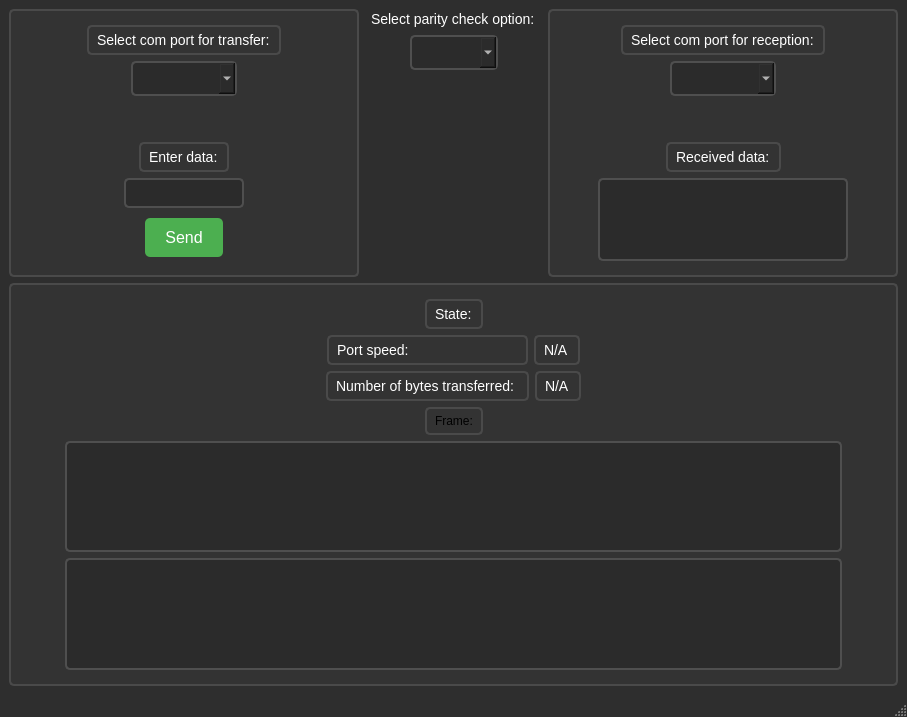
<?xml version="1.0" encoding="UTF-8"?>
<ui version="4.0">
 <class>MainWindow</class>
 <widget class="QMainWindow" name="MainWindow">
  <property name="geometry">
   <rect>
    <x>0</x>
    <y>0</y>
    <width>907</width>
    <height>717</height>
   </rect>
  </property>
  <property name="maximumSize">
   <size>
    <width>907</width>
    <height>717</height>
   </size>
  </property>
  <property name="windowTitle">
   <string>SerialPortManager</string>
  </property>
  <property name="styleSheet">
   <string notr="true">QMainWindow {
    background-color: #2E2E2E; /* Темно-серый фон для всего окна */
}</string>
  </property>
  <widget class="QWidget" name="centralwidget">
   <layout class="QVBoxLayout" name="verticalLayout_7">
    <item>
     <layout class="QHBoxLayout" name="horizontalLayout_18">
      <item>
       <widget class="QFrame" name="frame_2">
        <property name="minimumSize">
         <size>
          <width>350</width>
          <height>0</height>
         </size>
        </property>
        <property name="styleSheet">
         <string notr="true">QFrame {
    border: 2px solid #4a4a4a; /* Светло-серая рамка */
    border-radius: 5px; /* Скругленные углы */
    background-color: #333333; /* Темный фон */
    padding: 5px; /* Внутренний отступ */
}</string>
        </property>
        <layout class="QVBoxLayout" name="verticalLayout">
         <item>
          <layout class="QVBoxLayout" name="verticalLayout_4">
           <item>
            <layout class="QHBoxLayout" name="horizontalLayout_7">
             <item>
              <spacer name="horizontalSpacer_9">
               <property name="orientation">
                <enum>Qt::Orientation::Horizontal</enum>
               </property>
               <property name="sizeHint" stdset="0">
                <size>
                 <width>40</width>
                 <height>20</height>
                </size>
               </property>
              </spacer>
             </item>
             <item>
              <widget class="QLabel" name="label_2">
               <property name="styleSheet">
                <string notr="true">QLabel {
    color: #FFFFFF; /* Белый текст */
    font-size: 14px; /* Размер шрифта */
}</string>
               </property>
               <property name="text">
                <string>Select com port for transfer:</string>
               </property>
              </widget>
             </item>
             <item>
              <spacer name="horizontalSpacer_10">
               <property name="orientation">
                <enum>Qt::Orientation::Horizontal</enum>
               </property>
               <property name="sizeHint" stdset="0">
                <size>
                 <width>40</width>
                 <height>20</height>
                </size>
               </property>
              </spacer>
             </item>
            </layout>
           </item>
           <item>
            <layout class="QHBoxLayout" name="horizontalLayout_3">
             <item>
              <spacer name="horizontalSpacer">
               <property name="orientation">
                <enum>Qt::Orientation::Horizontal</enum>
               </property>
               <property name="sizeHint" stdset="0">
                <size>
                 <width>40</width>
                 <height>20</height>
                </size>
               </property>
              </spacer>
             </item>
             <item>
              <widget class="QComboBox" name="portSelector1">
               <property name="sizePolicy">
                <sizepolicy hsizetype="Expanding" vsizetype="Fixed">
                 <horstretch>0</horstretch>
                 <verstretch>0</verstretch>
                </sizepolicy>
               </property>
               <property name="styleSheet">
                <string notr="true">QComboBox {
    background-color: #2B2B2B; /* Темный фон */
    border: 2px solid #4F4F4F; /* Светло-серая рамка с толщиной 2px */
    border-radius: 5px; /* Скругленные углы */
    padding: 5px; /* Внутренние отступы */
	color: #FFFFFF; /* Белый текст */
    font-size: 16px;
}
</string>
               </property>
              </widget>
             </item>
             <item>
              <spacer name="horizontalSpacer_2">
               <property name="orientation">
                <enum>Qt::Orientation::Horizontal</enum>
               </property>
               <property name="sizeHint" stdset="0">
                <size>
                 <width>40</width>
                 <height>20</height>
                </size>
               </property>
              </spacer>
             </item>
            </layout>
           </item>
          </layout>
         </item>
         <item>
          <spacer name="verticalSpacer_4">
           <property name="orientation">
            <enum>Qt::Orientation::Vertical</enum>
           </property>
           <property name="sizeType">
            <enum>QSizePolicy::Policy::Minimum</enum>
           </property>
           <property name="sizeHint" stdset="0">
            <size>
             <width>20</width>
             <height>40</height>
            </size>
           </property>
          </spacer>
         </item>
         <item>
          <layout class="QHBoxLayout" name="horizontalLayout_6">
           <item>
            <spacer name="horizontalSpacer_7">
             <property name="orientation">
              <enum>Qt::Orientation::Horizontal</enum>
             </property>
             <property name="sizeHint" stdset="0">
              <size>
               <width>40</width>
               <height>20</height>
              </size>
             </property>
            </spacer>
           </item>
           <item>
            <widget class="QLabel" name="label">
             <property name="styleSheet">
              <string notr="true">QLabel {
    color: #FFFFFF; /* Белый текст */
    font-size: 14px; /* Размер шрифта */
}</string>
             </property>
             <property name="text">
              <string>Enter data:</string>
             </property>
            </widget>
           </item>
           <item>
            <spacer name="horizontalSpacer_8">
             <property name="orientation">
              <enum>Qt::Orientation::Horizontal</enum>
             </property>
             <property name="sizeHint" stdset="0">
              <size>
               <width>40</width>
               <height>20</height>
              </size>
             </property>
            </spacer>
           </item>
          </layout>
         </item>
         <item>
          <layout class="QHBoxLayout" name="horizontalLayout_4">
           <item>
            <spacer name="horizontalSpacer_3">
             <property name="orientation">
              <enum>Qt::Orientation::Horizontal</enum>
             </property>
             <property name="sizeHint" stdset="0">
              <size>
               <width>40</width>
               <height>20</height>
              </size>
             </property>
            </spacer>
           </item>
           <item>
            <widget class="QLineEdit" name="inputField">
             <property name="styleSheet">
              <string notr="true">QLineEdit {
    background-color: #2B2B2B; /* Темный фон */
    color: #FFFFFF; /* Белый текст */
    border: 2px solid #4F4F4F; /* Светло-серая рамка с толщиной 2px */
    border-radius: 5px; /* Скругленные углы */
    padding: 5px; /* Внутренние отступы */
}

</string>
             </property>
             <property name="text">
              <string/>
             </property>
            </widget>
           </item>
           <item>
            <spacer name="horizontalSpacer_4">
             <property name="orientation">
              <enum>Qt::Orientation::Horizontal</enum>
             </property>
             <property name="sizeHint" stdset="0">
              <size>
               <width>40</width>
               <height>20</height>
              </size>
             </property>
            </spacer>
           </item>
          </layout>
         </item>
         <item>
          <layout class="QHBoxLayout" name="horizontalLayout_5">
           <item>
            <spacer name="horizontalSpacer_5">
             <property name="orientation">
              <enum>Qt::Orientation::Horizontal</enum>
             </property>
             <property name="sizeHint" stdset="0">
              <size>
               <width>40</width>
               <height>20</height>
              </size>
             </property>
            </spacer>
           </item>
           <item>
            <widget class="QPushButton" name="sendButton">
             <property name="font">
              <font>
               <pointsize>-1</pointsize>
               <underline>false</underline>
               <strikeout>false</strikeout>
              </font>
             </property>
             <property name="styleSheet">
              <string notr="true">QPushButton {
    background-color: #4CAF50; /* Зеленый фон */
    color: white; /* Белый текст */
    border: none; /* Без рамки */
    padding: 10px 20px; /* Внутренние отступы */
    text-align: center; /* Выравнивание текста по центру */
    text-decoration: none; /* Без подчеркивания текста */
    font-size: 16px; /* Размер шрифта */
    margin: 4px 2px; /* Внешние отступы */
    border-radius: 5px; /* Скругленные углы */
}

QPushButton:hover {
    background-color: #45a049; /* Цвет при наведении */
}</string>
             </property>
             <property name="text">
              <string>Send</string>
             </property>
            </widget>
           </item>
           <item>
            <spacer name="horizontalSpacer_6">
             <property name="orientation">
              <enum>Qt::Orientation::Horizontal</enum>
             </property>
             <property name="sizeHint" stdset="0">
              <size>
               <width>40</width>
               <height>20</height>
              </size>
             </property>
            </spacer>
           </item>
          </layout>
         </item>
         <item>
          <spacer name="verticalSpacer_6">
           <property name="orientation">
            <enum>Qt::Orientation::Vertical</enum>
           </property>
           <property name="sizeHint" stdset="0">
            <size>
             <width>20</width>
             <height>40</height>
            </size>
           </property>
          </spacer>
         </item>
        </layout>
       </widget>
      </item>
      <item>
       <layout class="QVBoxLayout" name="verticalLayout_5">
        <item>
         <layout class="QHBoxLayout" name="horizontalLayout_12">
          <item>
           <spacer name="horizontalSpacer_21">
            <property name="orientation">
             <enum>Qt::Orientation::Horizontal</enum>
            </property>
            <property name="sizeHint" stdset="0">
             <size>
              <width>40</width>
              <height>20</height>
             </size>
            </property>
           </spacer>
          </item>
          <item>
           <widget class="QLabel" name="label_6">
            <property name="styleSheet">
             <string notr="true">QLabel {
    color: #FFFFFF; /* Белый текст */
    font-size: 14px; /* Размер шрифта */
}</string>
            </property>
            <property name="text">
             <string>Select parity check option:</string>
            </property>
           </widget>
          </item>
          <item>
           <spacer name="horizontalSpacer_22">
            <property name="orientation">
             <enum>Qt::Orientation::Horizontal</enum>
            </property>
            <property name="sizeHint" stdset="0">
             <size>
              <width>40</width>
              <height>20</height>
             </size>
            </property>
           </spacer>
          </item>
         </layout>
        </item>
        <item>
         <layout class="QHBoxLayout" name="horizontalLayout_13">
          <item>
           <spacer name="horizontalSpacer_23">
            <property name="orientation">
             <enum>Qt::Orientation::Horizontal</enum>
            </property>
            <property name="sizeHint" stdset="0">
             <size>
              <width>40</width>
              <height>20</height>
             </size>
            </property>
           </spacer>
          </item>
          <item>
           <widget class="QComboBox" name="paritySelector">
            <property name="sizePolicy">
             <sizepolicy hsizetype="Expanding" vsizetype="Fixed">
              <horstretch>0</horstretch>
              <verstretch>0</verstretch>
             </sizepolicy>
            </property>
            <property name="styleSheet">
             <string notr="true">QComboBox {
    background-color: #2B2B2B; /* Темный фон */
    border: 2px solid #4F4F4F; /* Светло-серая рамка с толщиной 2px */
    border-radius: 5px; /* Скругленные углы */
    padding: 5px; /* Внутренние отступы */
	color: #FFFFFF; /* Белый текст */
    font-size: 16px;
}
</string>
            </property>
           </widget>
          </item>
          <item>
           <spacer name="horizontalSpacer_24">
            <property name="orientation">
             <enum>Qt::Orientation::Horizontal</enum>
            </property>
            <property name="sizeHint" stdset="0">
             <size>
              <width>40</width>
              <height>20</height>
             </size>
            </property>
           </spacer>
          </item>
         </layout>
        </item>
        <item>
         <spacer name="verticalSpacer_3">
          <property name="orientation">
           <enum>Qt::Orientation::Vertical</enum>
          </property>
          <property name="sizeHint" stdset="0">
           <size>
            <width>20</width>
            <height>40</height>
           </size>
          </property>
         </spacer>
        </item>
       </layout>
      </item>
      <item>
       <widget class="QFrame" name="frame">
        <property name="minimumSize">
         <size>
          <width>350</width>
          <height>0</height>
         </size>
        </property>
        <property name="styleSheet">
         <string notr="true">QFrame {
    border: 2px solid #4a4a4a; /* Светло-серая рамка */
    border-radius: 5px; /* Скругленные углы */
    background-color: #333333; /* Темный фон */
    padding: 5px; /* Внутренний отступ */
    color: #ffffff; /* Белый текст */
}</string>
        </property>
        <layout class="QVBoxLayout" name="verticalLayout_3">
         <item>
          <layout class="QVBoxLayout" name="verticalLayout_6">
           <item>
            <layout class="QHBoxLayout" name="horizontalLayout">
             <item>
              <spacer name="horizontalSpacer_25">
               <property name="orientation">
                <enum>Qt::Orientation::Horizontal</enum>
               </property>
               <property name="sizeHint" stdset="0">
                <size>
                 <width>40</width>
                 <height>20</height>
                </size>
               </property>
              </spacer>
             </item>
             <item>
              <widget class="QLabel" name="label_7">
               <property name="styleSheet">
                <string notr="true">QLabel {
    color: #FFFFFF; /* Белый текст */
    font-size: 14px; /* Размер шрифта */
}</string>
               </property>
               <property name="text">
                <string>Select com port for reception:</string>
               </property>
              </widget>
             </item>
             <item>
              <spacer name="horizontalSpacer_26">
               <property name="orientation">
                <enum>Qt::Orientation::Horizontal</enum>
               </property>
               <property name="sizeHint" stdset="0">
                <size>
                 <width>40</width>
                 <height>20</height>
                </size>
               </property>
              </spacer>
             </item>
            </layout>
           </item>
           <item>
            <layout class="QHBoxLayout" name="horizontalLayout_14">
             <item>
              <spacer name="horizontalSpacer_27">
               <property name="orientation">
                <enum>Qt::Orientation::Horizontal</enum>
               </property>
               <property name="sizeHint" stdset="0">
                <size>
                 <width>40</width>
                 <height>20</height>
                </size>
               </property>
              </spacer>
             </item>
             <item>
              <widget class="QComboBox" name="portSelector2">
               <property name="sizePolicy">
                <sizepolicy hsizetype="Expanding" vsizetype="Fixed">
                 <horstretch>0</horstretch>
                 <verstretch>0</verstretch>
                </sizepolicy>
               </property>
               <property name="styleSheet">
                <string notr="true">QComboBox {
    background-color: #2B2B2B; /* Темный фон */
    border: 2px solid #4F4F4F; /* Светло-серая рамка с толщиной 2px */
    border-radius: 5px; /* Скругленные углы */
    padding: 5px; /* Внутренние отступы */
	color: #FFFFFF; /* Белый текст */
    font-size: 16px;
}
</string>
               </property>
              </widget>
             </item>
             <item>
              <spacer name="horizontalSpacer_28">
               <property name="orientation">
                <enum>Qt::Orientation::Horizontal</enum>
               </property>
               <property name="sizeHint" stdset="0">
                <size>
                 <width>40</width>
                 <height>20</height>
                </size>
               </property>
              </spacer>
             </item>
            </layout>
           </item>
          </layout>
         </item>
         <item>
          <spacer name="verticalSpacer_9">
           <property name="orientation">
            <enum>Qt::Orientation::Vertical</enum>
           </property>
           <property name="sizeType">
            <enum>QSizePolicy::Policy::Minimum</enum>
           </property>
           <property name="sizeHint" stdset="0">
            <size>
             <width>20</width>
             <height>40</height>
            </size>
           </property>
          </spacer>
         </item>
         <item>
          <layout class="QHBoxLayout" name="horizontalLayout_15">
           <item>
            <spacer name="horizontalSpacer_29">
             <property name="orientation">
              <enum>Qt::Orientation::Horizontal</enum>
             </property>
             <property name="sizeHint" stdset="0">
              <size>
               <width>40</width>
               <height>20</height>
              </size>
             </property>
            </spacer>
           </item>
           <item>
            <widget class="QLabel" name="label_8">
             <property name="styleSheet">
              <string notr="true">QLabel {
    color: #FFFFFF; /* Белый текст */
    font-size: 14px; /* Размер шрифта */
}</string>
             </property>
             <property name="text">
              <string>Received data:</string>
             </property>
            </widget>
           </item>
           <item>
            <spacer name="horizontalSpacer_30">
             <property name="orientation">
              <enum>Qt::Orientation::Horizontal</enum>
             </property>
             <property name="sizeHint" stdset="0">
              <size>
               <width>40</width>
               <height>20</height>
              </size>
             </property>
            </spacer>
           </item>
          </layout>
         </item>
         <item>
          <layout class="QHBoxLayout" name="horizontalLayout_16">
           <item>
            <spacer name="horizontalSpacer_31">
             <property name="orientation">
              <enum>Qt::Orientation::Horizontal</enum>
             </property>
             <property name="sizeHint" stdset="0">
              <size>
               <width>40</width>
               <height>20</height>
              </size>
             </property>
            </spacer>
           </item>
           <item>
            <widget class="QTextEdit" name="outputField">
             <property name="styleSheet">
              <string notr="true">QTextEdit {
    background-color: #2B2B2B; /* Темный фон */
    color: #FFFFFF; /* Белый текст */
    border: 2px solid #4F4F4F; /* Светло-серая рамка с толщиной 2px */
    border-radius: 5px; /* Скругленные углы */
    padding: 5px; /* Внутренние отступы */
}
</string>
             </property>
             <property name="html">
              <string>&lt;!DOCTYPE HTML PUBLIC &quot;-//W3C//DTD HTML 4.0//EN&quot; &quot;http://www.w3.org/TR/REC-html40/strict.dtd&quot;&gt;
&lt;html&gt;&lt;head&gt;&lt;meta name=&quot;qrichtext&quot; content=&quot;1&quot; /&gt;&lt;meta charset=&quot;utf-8&quot; /&gt;&lt;style type=&quot;text/css&quot;&gt;
p, li { white-space: pre-wrap; }
hr { height: 1px; border-width: 0; }
li.unchecked::marker { content: &quot;\2610&quot;; }
li.checked::marker { content: &quot;\2612&quot;; }
&lt;/style&gt;&lt;/head&gt;&lt;body style=&quot; font-family:'Segoe UI'; font-size:10.5pt; font-weight:400; font-style:normal;&quot;&gt;
&lt;p style=&quot;-qt-paragraph-type:empty; margin-top:0px; margin-bottom:0px; margin-left:0px; margin-right:0px; -qt-block-indent:0; text-indent:0px;&quot;&gt;&lt;br /&gt;&lt;/p&gt;&lt;/body&gt;&lt;/html&gt;</string>
             </property>
            </widget>
           </item>
           <item>
            <spacer name="horizontalSpacer_32">
             <property name="orientation">
              <enum>Qt::Orientation::Horizontal</enum>
             </property>
             <property name="sizeHint" stdset="0">
              <size>
               <width>40</width>
               <height>20</height>
              </size>
             </property>
            </spacer>
           </item>
          </layout>
         </item>
        </layout>
       </widget>
      </item>
     </layout>
    </item>
    <item>
     <widget class="QFrame" name="frame">
      <property name="styleSheet">
       <string notr="true">QFrame {
    border: 2px solid #4a4a4a; /* Светло-серая рамка */
    border-radius: 5px; /* Скругленные углы */
    background-color: #333333; /* Темный фон */
    padding: 5px; /* Внутренний отступ */
}</string>
      </property>
      <layout class="QVBoxLayout" name="verticalLayout_2">
       <item>
        <layout class="QHBoxLayout" name="horizontalLayout_9">
         <item>
          <spacer name="horizontalSpacer_13">
           <property name="orientation">
            <enum>Qt::Orientation::Horizontal</enum>
           </property>
           <property name="sizeHint" stdset="0">
            <size>
             <width>40</width>
             <height>20</height>
            </size>
           </property>
          </spacer>
         </item>
         <item>
          <widget class="QLabel" name="label_3">
           <property name="styleSheet">
            <string notr="true">QLabel {
    color: #FFFFFF; /* Белый текст */
    font-size: 14px; /* Размер шрифта */
}</string>
           </property>
           <property name="text">
            <string>State:</string>
           </property>
          </widget>
         </item>
         <item>
          <spacer name="horizontalSpacer_14">
           <property name="orientation">
            <enum>Qt::Orientation::Horizontal</enum>
           </property>
           <property name="sizeHint" stdset="0">
            <size>
             <width>40</width>
             <height>20</height>
            </size>
           </property>
          </spacer>
         </item>
        </layout>
       </item>
       <item>
        <layout class="QHBoxLayout" name="horizontalLayout_10">
         <item>
          <spacer name="horizontalSpacer_15">
           <property name="orientation">
            <enum>Qt::Orientation::Horizontal</enum>
           </property>
           <property name="sizeType">
            <enum>QSizePolicy::Policy::Expanding</enum>
           </property>
           <property name="sizeHint" stdset="0">
            <size>
             <width>40</width>
             <height>20</height>
            </size>
           </property>
          </spacer>
         </item>
         <item>
          <widget class="QLabel" name="label_4">
           <property name="sizePolicy">
            <sizepolicy hsizetype="Minimum" vsizetype="Preferred">
             <horstretch>0</horstretch>
             <verstretch>0</verstretch>
            </sizepolicy>
           </property>
           <property name="minimumSize">
            <size>
             <width>201</width>
             <height>0</height>
            </size>
           </property>
           <property name="styleSheet">
            <string notr="true">QLabel {
    color: #FFFFFF; /* Белый текст */
    font-size: 14px; /* Размер шрифта */
}</string>
           </property>
           <property name="text">
            <string>Port speed:</string>
           </property>
          </widget>
         </item>
         <item>
          <widget class="QLabel" name="speedLabel">
           <property name="styleSheet">
            <string notr="true">QLabel {
    color: #FFFFFF; /* Белый текст */
    font-size: 14px; /* Размер шрифта */
}</string>
           </property>
           <property name="text">
            <string>N/A</string>
           </property>
          </widget>
         </item>
         <item>
          <spacer name="horizontalSpacer_19">
           <property name="orientation">
            <enum>Qt::Orientation::Horizontal</enum>
           </property>
           <property name="sizeHint" stdset="0">
            <size>
             <width>40</width>
             <height>20</height>
            </size>
           </property>
          </spacer>
         </item>
        </layout>
       </item>
       <item>
        <layout class="QHBoxLayout" name="horizontalLayout_11">
         <item>
          <spacer name="horizontalSpacer_16">
           <property name="orientation">
            <enum>Qt::Orientation::Horizontal</enum>
           </property>
           <property name="sizeType">
            <enum>QSizePolicy::Policy::Expanding</enum>
           </property>
           <property name="sizeHint" stdset="0">
            <size>
             <width>40</width>
             <height>20</height>
            </size>
           </property>
          </spacer>
         </item>
         <item>
          <widget class="QLabel" name="label_5">
           <property name="enabled">
            <bool>true</bool>
           </property>
           <property name="sizePolicy">
            <sizepolicy hsizetype="Minimum" vsizetype="Preferred">
             <horstretch>0</horstretch>
             <verstretch>0</verstretch>
            </sizepolicy>
           </property>
           <property name="minimumSize">
            <size>
             <width>201</width>
             <height>0</height>
            </size>
           </property>
           <property name="styleSheet">
            <string notr="true">QLabel {
    color: #FFFFFF; /* Белый текст */
    font-size: 14px; /* Размер шрифта */
}</string>
           </property>
           <property name="text">
            <string>Number of bytes transferred: </string>
           </property>
          </widget>
         </item>
         <item>
          <widget class="QLabel" name="bytesLabel">
           <property name="styleSheet">
            <string notr="true">QLabel {
    color: #FFFFFF; /* Белый текст */
    font-size: 14px; /* Размер шрифта */
}</string>
           </property>
           <property name="text">
            <string>N/A</string>
           </property>
          </widget>
         </item>
         <item>
          <spacer name="horizontalSpacer_20">
           <property name="orientation">
            <enum>Qt::Orientation::Horizontal</enum>
           </property>
           <property name="sizeHint" stdset="0">
            <size>
             <width>40</width>
             <height>20</height>
            </size>
           </property>
          </spacer>
         </item>
        </layout>
       </item>
       <item>
        <layout class="QHBoxLayout" name="horizontalLayout_2">
         <item>
          <spacer name="horizontalSpacer_17">
           <property name="orientation">
            <enum>Qt::Orientation::Horizontal</enum>
           </property>
           <property name="sizeHint" stdset="0">
            <size>
             <width>40</width>
             <height>20</height>
            </size>
           </property>
          </spacer>
         </item>
         <item>
          <widget class="QLabel" name="label_9">
           <property name="text">
            <string>Frame:</string>
           </property>
          </widget>
         </item>
         <item>
          <spacer name="horizontalSpacer_18">
           <property name="orientation">
            <enum>Qt::Orientation::Horizontal</enum>
           </property>
           <property name="sizeHint" stdset="0">
            <size>
             <width>40</width>
             <height>20</height>
            </size>
           </property>
          </spacer>
         </item>
        </layout>
       </item>
       <item>
        <layout class="QHBoxLayout" name="horizontalLayout_17">
         <item>
          <spacer name="horizontalSpacer_33">
           <property name="orientation">
            <enum>Qt::Orientation::Horizontal</enum>
           </property>
           <property name="sizeType">
            <enum>QSizePolicy::Policy::Preferred</enum>
           </property>
           <property name="sizeHint" stdset="0">
            <size>
             <width>40</width>
             <height>20</height>
            </size>
           </property>
          </spacer>
         </item>
         <item>
          <widget class="QTextEdit" name="frameTextEdit">
           <property name="styleSheet">
            <string notr="true">QTextEdit {
    background-color: #2B2B2B; /* Темный фон */
    color: #FFFFFF; /* Белый текст */
    border: 2px solid #4F4F4F; /* Светло-серая рамка с толщиной 2px */
    border-radius: 5px; /* Скругленные углы */
    padding: 5px; /* Внутренние отступы */
}
</string>
           </property>
          </widget>
         </item>
         <item>
          <spacer name="horizontalSpacer_34">
           <property name="orientation">
            <enum>Qt::Orientation::Horizontal</enum>
           </property>
           <property name="sizeType">
            <enum>QSizePolicy::Policy::Preferred</enum>
           </property>
           <property name="sizeHint" stdset="0">
            <size>
             <width>40</width>
             <height>20</height>
            </size>
           </property>
          </spacer>
         </item>
        </layout>
       </item>
       <item>
        <layout class="QHBoxLayout" name="horizontalLayout_8">
         <item>
          <spacer name="horizontalSpacer_11">
           <property name="orientation">
            <enum>Qt::Orientation::Horizontal</enum>
           </property>
           <property name="sizeType">
            <enum>QSizePolicy::Policy::Preferred</enum>
           </property>
           <property name="sizeHint" stdset="0">
            <size>
             <width>40</width>
             <height>20</height>
            </size>
           </property>
          </spacer>
         </item>
         <item>
          <widget class="QTextEdit" name="logWidget">
           <property name="styleSheet">
            <string notr="true">QTextEdit {
    background-color: #2B2B2B; /* Темный фон */
    color: #FFFFFF; /* Белый текст */
    border: 2px solid #4F4F4F; /* Светло-серая рамка с толщиной 2px */
    border-radius: 5px; /* Скругленные углы */
    padding: 5px; /* Внутренние отступы */
}
</string>
           </property>
          </widget>
         </item>
         <item>
          <spacer name="horizontalSpacer_12">
           <property name="orientation">
            <enum>Qt::Orientation::Horizontal</enum>
           </property>
           <property name="sizeType">
            <enum>QSizePolicy::Policy::Preferred</enum>
           </property>
           <property name="sizeHint" stdset="0">
            <size>
             <width>40</width>
             <height>20</height>
            </size>
           </property>
          </spacer>
         </item>
        </layout>
       </item>
       <item>
        <spacer name="verticalSpacer_5">
         <property name="orientation">
          <enum>Qt::Orientation::Vertical</enum>
         </property>
         <property name="sizeHint" stdset="0">
          <size>
           <width>20</width>
           <height>40</height>
          </size>
         </property>
        </spacer>
       </item>
      </layout>
     </widget>
    </item>
   </layout>
  </widget>
  <widget class="QStatusBar" name="statusbar"/>
 </widget>
 <resources/>
 <connections/>
</ui>
